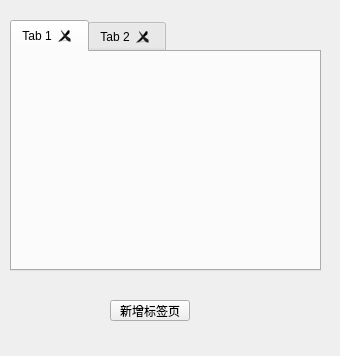
<?xml version="1.0" encoding="UTF-8"?>
<ui version="4.0">
 <class>Widget</class>
 <widget class="QWidget" name="Widget">
  <property name="geometry">
   <rect>
    <x>0</x>
    <y>0</y>
    <width>340</width>
    <height>356</height>
   </rect>
  </property>
  <property name="windowTitle">
   <string>Widget</string>
  </property>
  <widget class="QTabWidget" name="tabWidget">
   <property name="geometry">
    <rect>
     <x>10</x>
     <y>20</y>
     <width>311</width>
     <height>251</height>
    </rect>
   </property>
   <property name="tabsClosable">
    <bool>true</bool>
   </property>
   <widget class="QWidget" name="tab">
    <attribute name="title">
     <string>Tab 1</string>
    </attribute>
   </widget>
   <widget class="QWidget" name="tab_2">
    <attribute name="title">
     <string>Tab 2</string>
    </attribute>
   </widget>
  </widget>
  <widget class="QPushButton" name="pushButton">
   <property name="geometry">
    <rect>
     <x>110</x>
     <y>300</y>
     <width>80</width>
     <height>21</height>
    </rect>
   </property>
   <property name="text">
    <string>新增标签页</string>
   </property>
  </widget>
 </widget>
 <resources/>
 <connections/>
</ui>
